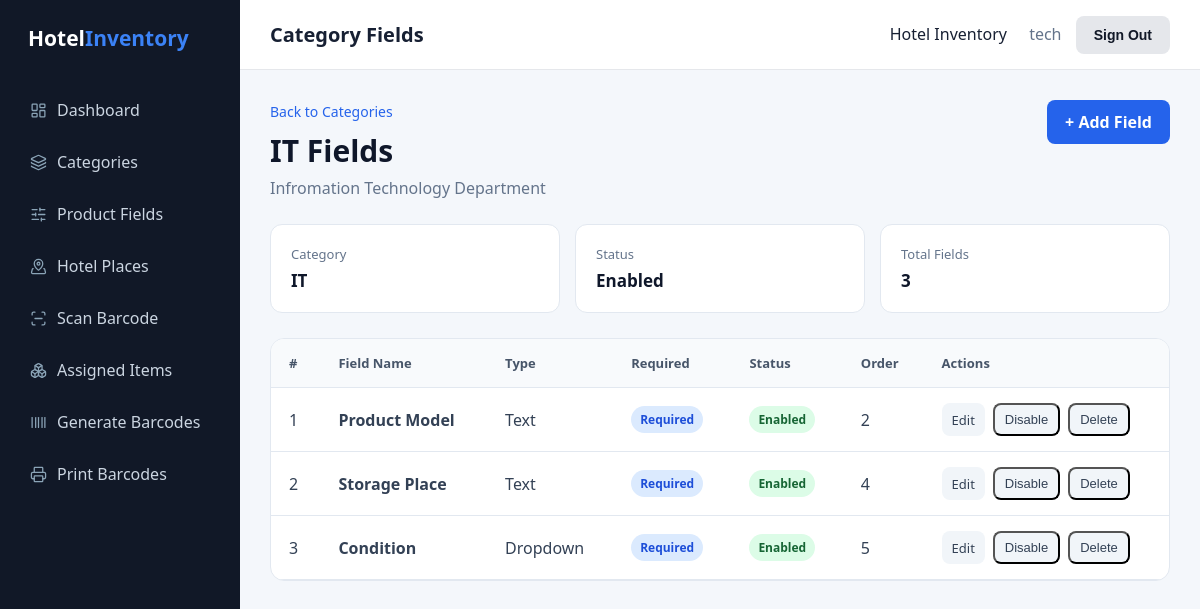
The app's page /categories/2/fields/ (signed in) with its own data.
### inventory/models.py (models this page shows, shortened)
class Category(models.Model):
    name = models.CharField(
        max_length=100,
        unique=True
    )
    description = models.TextField(
        blank=True
    )
    enabled = models.BooleanField(
        default=True
    )
    order = models.PositiveIntegerField(
        default=0
    )
    created_at = models.DateTimeField(
        auto_now_add=True
    )
    updated_at = models.DateTimeField(
        auto_now=True
    )

class ProductField(models.Model):
    FIELD_TYPES = [
        ("text", "Text"),
        ("number", "Number"),
        ("decimal", "Decimal"),
        ("date", "Date"),
        ("boolean", "Yes / No"),
        ("dropdown", "Dropdown"),
    ]
    category = models.ForeignKey(
        Category,
        on_delete=models.CASCADE,
        related_name="fields"
    )
    name = models.CharField(
        max_length=100
    )
    field_type = models.CharField(
        max_length=20,
        choices=FIELD_TYPES,
        default="text"
    )
    required = models.BooleanField(
        default=False
    )
    enabled = models.BooleanField(
        default=True
    )
    order = models.PositiveIntegerField(
        default=0
    )
    options = models.TextField(
        blank=True,
        help_text="For dropdowns, separate options with commas."
    )
    created_at = models.DateTimeField(
        auto_now_add=True
    )

### inventory/views.py (the view)
@staff_only
def category_fields(request, category_id):
    category = get_object_or_404(
        Category,
        id=category_id
    )
    fields = ProductField.objects.filter(
        category=category
    ).order_by(
        "order",
        "id"
    )
    return render(
        request,
        "inventory/category_fields.html",
        {
            "category": category,
            "fields": fields,
        }
    )

### inventory/views.py (called while the page is built)
def _staff_only(user):
    return user.is_authenticated and user.is_staff

### inventory/templates/inventory/category_fields.html (shortened to what this page needs)
{% extends "inventory/base.html" %}
{% block page_title %}Category Fields{% endblock %}
{% block content %}
<div class="page-header">
    <div>
        <a
            href="{% url 'categories' %}"
            class="back-link"
        >
            Back to Categories
        </a>
        <h1>
            {{ category.name }} Fields
        </h1>
        {% if category.description %}
            <p>
                {{ category.description }}
            </p>
        {% else %}
            <p>
                Configure the information collected for
                products in this category.
            </p>
        {% endif %}
    </div>
    <a
        href="{% url 'add_product_field' %}?category={{ category.id }}"
        class="primary-btn"
    >
        + Add Field
    </a>
</div>
<div class="category-info">
    <div>
        <span>Category</span>
        <strong>{{ category.name }}</strong>
    </div>
    <div>
        <span>Status</span>
        {% if category.enabled %}
            <strong class="status enabled">
                Enabled
            </strong>
        {% else %}
            <strong class="status disabled">
                Disabled
            </strong>
        {% endif %}
    </div>
    <div>
        <span>Total Fields</span>
        <strong>{{ fields.count }}</strong>
    </div>
</div>
<div class="fields-card">
    {% if fields %}
        <div class="table-wrapper">
            <table>
                <thead>
                    <tr>
                        <th>#</th>
                        <th>Field Name</th>
                        <th>Type</th>
                        <th>Required</th>
                        <th>Status</th>
                        <th>Order</th>
                        <th>Actions</th>
                    </tr>
                </thead>
                <tbody>
                    {% for field in fields %}
                    <tr>
                        <td>
                            {{ forloop.counter }}
                        </td>
                        <td>
                            <strong>
                                {{ field.name }}
                            </strong>
                        </td>
                        <td>
                            {{ field.get_field_type_display }}
                        </td>
                        <td>
                            {% if field.required %}
                                <span class="badge required">
                                    Required
                                </span>
                            {% else %}
                                <span class="badge optional">
                                    Optional
                                </span>
                            {% endif %}
                        </td>
                        <td>
                            {% if field.enabled %}
                                <span class="badge enabled">
                                    Enabled
                                </span>
                            {% else %}
                                <span class="badge disabled">
                                    Disabled
                                </span>
                            {% endif %}
                        </td>
                        <td>
                            {{ field.order }}
                        </td>
                        <td>
                            <div class="actions">
                                <a
                                    href="{% url 'edit_product_field' field.id %}"
                                    class="action-btn"
                                >
                                    Edit
                                </a>
                                <form
                                    method="POST"
                                    action="{% url 'toggle_product_field' field.id %}"
                                    class="toggle-form"
                                >
                                    {% if field.enabled %}
                                        <button
                                            type="submit"
                                            class="action-btn disable"
                                            onclick="return confirm('Disable the {{ field.name }} field? Existing product data will be preserved.');"
                                        >
                                            Disable
                                        </button>
                                    {% endif %}
                                </form>
                                <form
                                    method="POST"
                                    action="{% url 'delete_product_field' field.id %}"
                                    class="toggle-form"
                                >
                                    <button
                                        type="submit"
                                        class="action-btn disable"
                                        onclick="return confirm('Delete the {{ field.name }} field and its saved values?');"
                                    >
                                        Delete
                                    </button>
                                </form>
                            </div>
                        </td>
                    </tr>
                    {% endfor %}
                </tbody>
            </table>
        </div>
    {% endif %}
</div>
{% endblock %}

### inventory/templates/inventory/base.html (shortened to what this page needs)
<!DOCTYPE html>
<html lang="en">
<head>
</head>
<body>
    <aside class="sidebar">
        <div class="logo">
            Hotel<span>Inventory</span>
        </div>
        <nav>
            {% if user.is_staff %}
                <a href="{% url 'dashboard' %}" class="nav-link">
            {% endif %}
                <i data-lucide="layout-dashboard"></i>
                Dashboard
            </a>
            {% if user.is_staff %}
                <a href="{% url 'categories' %}" class="nav-link">
                    <i data-lucide="layers-3"></i>
                    Categories
                </a>
                <a href="{% url 'product_fields' %}" class="nav-link">
                    <i data-lucide="sliders-horizontal"></i>
                    Product Fields
                </a>
                <a href="{% url 'places' %}" class="nav-link">
                    <i data-lucide="map-pinned"></i>
                    Hotel Places
                </a>
            {% endif %}
            <a href="{% url 'scan_barcode' %}" class="nav-link">
                <i data-lucide="scan-line"></i>
                Scan Barcode
            </a>
            {% if user.is_staff %}
                <a href="{% url 'assigned_items' %}" class="nav-link">
                    <i data-lucide="boxes"></i>
                    Assigned Items
                </a>
            {% endif %}
            {% if user.is_staff %}
                <a href="{% url 'generate_barcodes' %}" class="nav-link">
                    <i data-lucide="barcode"></i>
                    Generate Barcodes
                </a>
                <a href="{% url 'print_barcodes' %}" class="nav-link">
                    <i data-lucide="printer"></i>
                    Print Barcodes
                </a>
            {% endif %}
        </nav>
    </aside>
    <main class="main">
        <header class="topbar">
            <h2>{% block page_title %}Inventory System{% endblock %}</h2>
            <div>
                Hotel Inventory
                {% if user.is_authenticated %}
                    <span style="margin-left: 18px; color: #64748b;">{{ user.username }}</span>
                    <form method="post" action="{% url 'logout' %}" style="display:inline; margin-left: 10px;">
                        <button type="submit" class="btn btn-secondary">Sign Out</button>
                    </form>
                {% endif %}
            </div>
        </header>
        <section class="content">
            {% block content %}
            {% endblock %}
        </section>
    </main>
</body>
</html>

### inventory/templates/inventory/base.html (style rules this page uses)
* { box-sizing: border-box; margin: 0; padding: 0; }
body { font-family: "Segoe UI", Tahoma, sans-serif; background: #f4f7fb; color: #172033; }
.sidebar { position: fixed; left: 0; top: 0; width: 240px; height: 100vh; background: #111827; color: white; padding: 24px 16px; z-index: 1000; }
.logo { font-size: 21px; font-weight: bold; margin-bottom: 35px; padding: 0 12px; }
.logo span { color: #3b82f6; }
.nav-link { display: flex; align-items: center; gap: 10px; text-decoration: none; color: #cbd5e1; padding: 12px 14px; margin-bottom: 6px; border-radius: 8px; transition: 0.2s; }
.nav-link svg { width: 17px; height: 17px; color: #8ba4b7; stroke-width: 1.8; transition: transform .2s ease, color .2s ease; }
.nav-link::before { content: none; }
.main { margin-left: 240px; min-height: 100vh; }
.topbar { height: 70px; background: white; border-bottom: 1px solid #e5e7eb; display: flex; align-items: center; justify-content: space-between; padding: 0 30px; }
.topbar h2 { font-size: 20px; color: #172033; }
.content { padding: 30px; max-width: 1400px; margin: auto; }
.btn { display: inline-flex; align-items: center; justify-content: center; gap: 8px; border: none; border-radius: 8px; padding: 11px 18px; font-size: 14px; font-weight: 600; cursor: pointer; text-decoration: none; transition: 0.2s; }
.btn-secondary { background: #e5e7eb; color: #111827; }

### inventory/templates/inventory/category_fields.html (style rules this page uses)
.page-header { display: flex; justify-content: space-between; align-items: flex-start; gap: 20px; margin-bottom: 25px; }
.page-header h1 { margin: 8px 0 6px; font-size: 30px; color: #0f172a; }
.page-header p { margin: 0; color: #64748b; }
.back-link { color: #2563eb; text-decoration: none; font-size: 14px; }
.primary-btn, .secondary-btn, .action-btn { display: inline-flex; align-items: center; justify-content: center; text-decoration: none; border-radius: 8px; transition: 0.2s; }
.primary-btn { background: #2563eb; color: white; padding: 11px 18px; font-weight: 600; }
.category-info { display: grid; grid-template-columns: repeat(3, 1fr); gap: 15px; margin-bottom: 25px; }
.category-info > div { background: white; border-radius: 12px; padding: 20px; border: 1px solid #e2e8f0; }
.category-info span { display: block; color: #64748b; font-size: 13px; margin-bottom: 6px; }
.category-info strong { color: #0f172a; font-size: 17px; }
.fields-card { background: white; border-radius: 14px; border: 1px solid #e2e8f0; overflow: hidden; }
.table-wrapper { overflow-x: auto; }
table { width: 100%; border-collapse: collapse; }
th, td { padding: 15px 18px; text-align: left; border-bottom: 1px solid #e2e8f0; }
th { background: #f8fafc; color: #475569; font-size: 13px; }
td { color: #334155; }
.badge { display: inline-block; padding: 5px 9px; border-radius: 999px; font-size: 12px; font-weight: 600; }
.badge.enabled { background: #dcfce7; color: #166534; }
.badge.required { background: #dbeafe; color: #1d4ed8; }
.actions { display: flex; gap: 8px; }
.action-btn { padding: 7px 10px; background: #f1f5f9; color: #334155; font-size: 13px; }

### records on screen
Category: name "IT", description "Infromation Technology Department"
ProductField: name "Product Model", field_type "Text", required "Required", enabled "Enabled", order "2"
ProductField: name "Storage Place", field_type "Text", required "Required", enabled "Enabled", order "4"
ProductField: name "Condition", field_type "Dropdown", required "Required", enabled "Enabled", order "5"

### other values on screen
{{ user.username }} "tech"
{{ fields.count }} "3"
